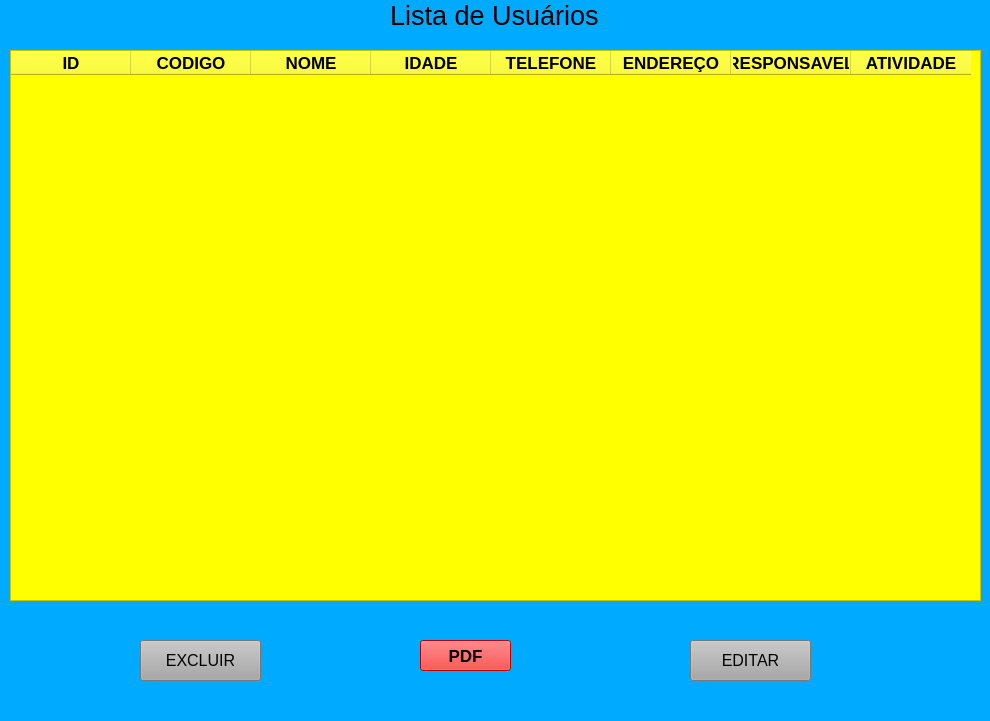
<?xml version="1.0" encoding="UTF-8"?>
<ui version="4.0">
 <class>MainWindow</class>
 <widget class="QMainWindow" name="MainWindow">
  <property name="geometry">
   <rect>
    <x>0</x>
    <y>0</y>
    <width>990</width>
    <height>721</height>
   </rect>
  </property>
  <property name="windowTitle">
   <string>Listar</string>
  </property>
  <property name="styleSheet">
   <string notr="true">background-color: rgb(0, 170, 255);</string>
  </property>
  <widget class="QWidget" name="centralwidget">
   <widget class="QLabel" name="label">
    <property name="geometry">
     <rect>
      <x>390</x>
      <y>0</y>
      <width>261</width>
      <height>31</height>
     </rect>
    </property>
    <property name="font">
     <font>
      <pointsize>20</pointsize>
     </font>
    </property>
    <property name="text">
     <string>Lista de Usuários</string>
    </property>
   </widget>
   <widget class="QTableWidget" name="tableWidget">
    <property name="geometry">
     <rect>
      <x>10</x>
      <y>50</y>
      <width>971</width>
      <height>551</height>
     </rect>
    </property>
    <property name="font">
     <font>
      <pointsize>13</pointsize>
      <weight>75</weight>
      <bold>true</bold>
     </font>
    </property>
    <property name="styleSheet">
     <string notr="true">background-color: rgb(255, 255, 0);</string>
    </property>
    <property name="gridStyle">
     <enum>Qt::NoPen</enum>
    </property>
    <property name="rowCount">
     <number>0</number>
    </property>
    <property name="columnCount">
     <number>8</number>
    </property>
    <attribute name="horizontalHeaderDefaultSectionSize">
     <number>120</number>
    </attribute>
    <column>
     <property name="text">
      <string>ID</string>
     </property>
     <property name="font">
      <font>
       <pointsize>13</pointsize>
       <weight>75</weight>
       <bold>true</bold>
      </font>
     </property>
    </column>
    <column>
     <property name="text">
      <string>CODIGO</string>
     </property>
     <property name="font">
      <font>
       <pointsize>13</pointsize>
       <weight>75</weight>
       <bold>true</bold>
      </font>
     </property>
    </column>
    <column>
     <property name="text">
      <string>NOME</string>
     </property>
     <property name="font">
      <font>
       <pointsize>13</pointsize>
       <weight>75</weight>
       <bold>true</bold>
      </font>
     </property>
    </column>
    <column>
     <property name="text">
      <string>IDADE</string>
     </property>
     <property name="font">
      <font>
       <pointsize>13</pointsize>
       <weight>75</weight>
       <bold>true</bold>
      </font>
     </property>
    </column>
    <column>
     <property name="text">
      <string>TELEFONE</string>
     </property>
     <property name="font">
      <font>
       <pointsize>13</pointsize>
       <weight>75</weight>
       <bold>true</bold>
      </font>
     </property>
    </column>
    <column>
     <property name="text">
      <string>ENDEREÇO</string>
     </property>
     <property name="font">
      <font>
       <pointsize>13</pointsize>
       <weight>75</weight>
       <bold>true</bold>
      </font>
     </property>
    </column>
    <column>
     <property name="text">
      <string>RESPONSAVEL</string>
     </property>
     <property name="font">
      <font>
       <pointsize>13</pointsize>
       <weight>75</weight>
       <bold>true</bold>
      </font>
     </property>
    </column>
    <column>
     <property name="text">
      <string>ATIVIDADE</string>
     </property>
     <property name="font">
      <font>
       <pointsize>13</pointsize>
       <weight>75</weight>
       <bold>true</bold>
      </font>
     </property>
    </column>
   </widget>
   <widget class="QPushButton" name="pushButton">
    <property name="geometry">
     <rect>
      <x>420</x>
      <y>640</y>
      <width>91</width>
      <height>31</height>
     </rect>
    </property>
    <property name="font">
     <font>
      <pointsize>13</pointsize>
      <weight>75</weight>
      <bold>true</bold>
     </font>
    </property>
    <property name="styleSheet">
     <string notr="true">background-color: rgb(255, 0, 0);</string>
    </property>
    <property name="text">
     <string>PDF</string>
    </property>
   </widget>
   <widget class="QPushButton" name="pushButton_2">
    <property name="geometry">
     <rect>
      <x>140</x>
      <y>640</y>
      <width>121</width>
      <height>41</height>
     </rect>
    </property>
    <property name="font">
     <font>
      <pointsize>12</pointsize>
     </font>
    </property>
    <property name="styleSheet">
     <string notr="true">background-color: rgb(167, 167, 167);</string>
    </property>
    <property name="text">
     <string>EXCLUIR</string>
    </property>
   </widget>
   <widget class="QPushButton" name="pushButton_3">
    <property name="geometry">
     <rect>
      <x>690</x>
      <y>640</y>
      <width>121</width>
      <height>41</height>
     </rect>
    </property>
    <property name="font">
     <font>
      <pointsize>12</pointsize>
     </font>
    </property>
    <property name="styleSheet">
     <string notr="true">background-color: rgb(167, 167, 167);</string>
    </property>
    <property name="text">
     <string>EDITAR</string>
    </property>
   </widget>
  </widget>
  <widget class="QMenuBar" name="menubar">
   <property name="geometry">
    <rect>
     <x>0</x>
     <y>0</y>
     <width>990</width>
     <height>21</height>
    </rect>
   </property>
  </widget>
  <widget class="QStatusBar" name="statusbar"/>
 </widget>
 <resources/>
 <connections/>
</ui>
